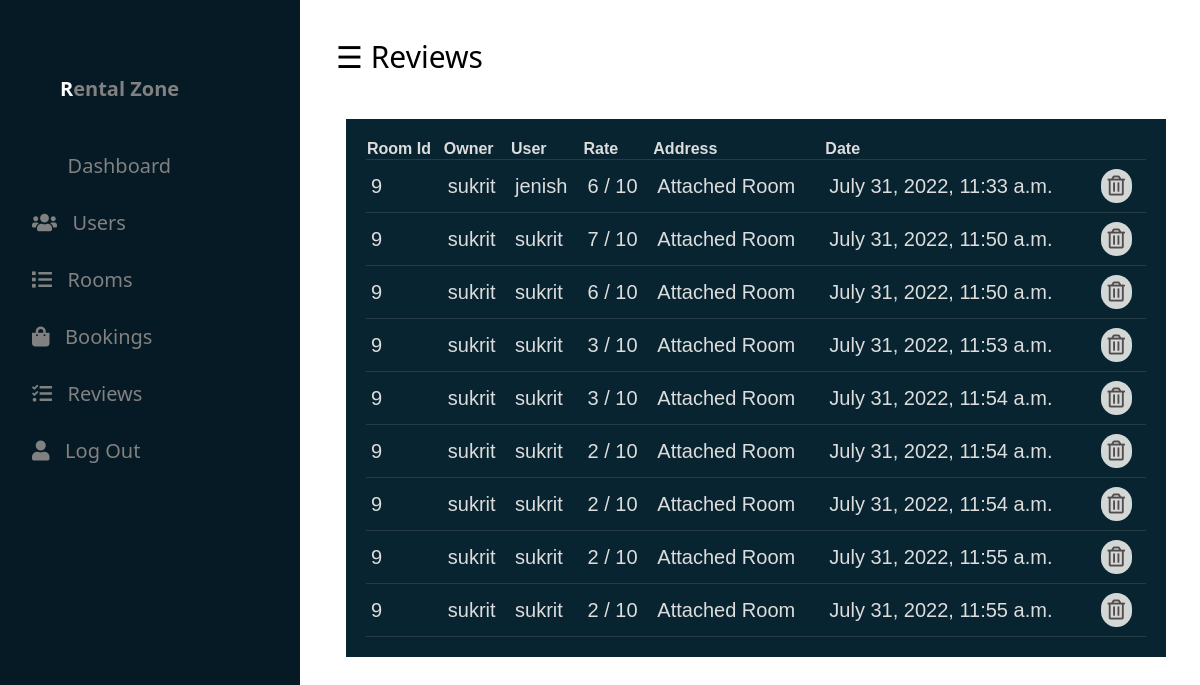
Page /accounts/dashReview/ on the earlier database version.
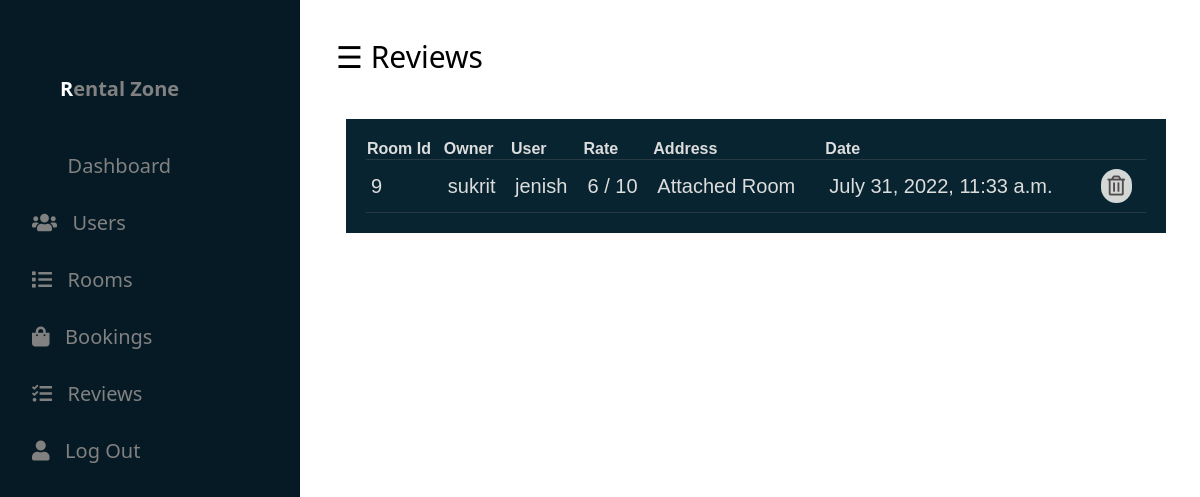
Same page on the later database version.
### rooms/models.py (models this page shows, shortened)
class Review(models.Model):
    user = models.ForeignKey(CustomUser, on_delete=models.CASCADE)
    room = models.ForeignKey(Room, on_delete=models.CASCADE)
    date = models.DateTimeField(auto_now=True,null=True,blank=True)
    text = models.TextField(max_length=3000,blank=True,null=True)
    rate = models.PositiveSmallIntegerField(choices=RATE_CHOICES,null=True,blank=True)

class Room(models.Model):
   owner = models.ForeignKey(CustomUser,on_delete=models.CASCADE)
   number_of_room = models.PositiveIntegerField(default=0,null=True,blank=True)
   available_rooms = models.PositiveIntegerField(default=0,null=True,blank=True)
   room_price = models.PositiveIntegerField(default=0,null=True,blank=True)
   area_of_room = models.CharField(max_length=45,null=True,blank=True)
   floor = models.CharField(max_length=45,null=True,blank=True)
   parking = models.BooleanField(default=False,null=True,blank=True)
   address = models.CharField(max_length=100,null=True,blank=True)
   city = models.CharField(max_length=25,null=True,blank=True)
   state = models.CharField(max_length=25,null=True,blank=True)
   country = models.CharField(max_length=25,null=True,blank=True)
   image1 =  models.ImageField(upload_to='rooms/', null=True, blank=True )
   image2 = models.ImageField(upload_to='rooms/', null=True, blank=True)
   image3 = models.ImageField(upload_to='rooms/', null=True, blank=True)
   image4 = models.ImageField(upload_to='rooms/', null=True, blank=True)
   description = models.TextField(null=True, blank=True)
   map_link= models.TextField(null=True, blank=True)

### accounts/models.py (models this page shows)
class CustomUser(models.Model):
    user = models.OneToOneField(User, on_delete=models.CASCADE)
    phone = models.CharField(max_length=10,null=True,blank=True)
    user_type = models.CharField(max_length=15,null=True,blank=True)
    address =  models.CharField(max_length=30, null=True,blank=True)
    certificate = models.ImageField(upload_to='photos/',null=True, blank=True)
    def __str__(self):
        return self.user.username

### accounts/views.py (the view)
# urls.py: path('dashReview/',views.dashReview,name="dashReview"),
def dashReview(request):
    rooms = Room.objects.all()
    reviews = Review.objects.all()
    context = {'rooms':rooms,'reviews':reviews}
    return render(request,'dashboard/dashReview.html',context)

### templates/dashboard/dashReview.html (shortened to what this page needs)
{% extends './dashBase.html' %}
{% load static %}
{% block content %}
<div id="main">
	<div class="head">
		<div class="col-div-6">
<span style="font-size:30px;cursor:pointer; color: rgb(0, 0, 0);" class="nav"  >&#9776;  Reviews</span>
</div>
</div>
	<br/>
	<div class="col-div-8">
		<div class="box-8">
		<div class="content-box">
  <table class="appointments">
    <thead>
      <tr>
        <th scope="col">Room Id</th>
        <th scope="col">Owner</th>
        <th scope="col">User</th>
        <th scope="col">Rate</th>
        <th scope="col">Address</th>
        <th scope="col" colspan="2">Date</th>
        <th></th>
      </tr>
  </thead>
  <tbody>
    {% for review in reviews %}
    <tr>
      <td>{{review.room.id}} </td>
      <td>{{review.room.owner}}</td>
      <td>{{review.user}}</td>
      <td>{{review.rate}} / 10</td>
      <td>{{review.room.address}} </td>
      <td >{{review.date}} </td>
      <td><a href=" {% url 'deleteReview' review.id %} "> <i class="far fa-trash-alt"></i></a></td>
    </tr>
   {% endfor %}
  </tbody>
</table>
        </div>
        </div>
        </div>
        </div>
    </body>
    {% endblock content %}

Differences in the rows shown:
removed Review: room.id "9", room.owner "sukrit", user "sukrit", rate "7", room.address "Attached Room", date "July 31, 2022, 11:50 a.m."
removed Review: room.id "9", room.owner "sukrit", user "sukrit", rate "6", room.address "Attached Room", date "July 31, 2022, 11:50 a.m."
removed Review: room.id "9", room.owner "sukrit", user "sukrit", rate "3", room.address "Attached Room", date "July 31, 2022, 11:53 a.m."
removed Review: room.id "9", room.owner "sukrit", user "sukrit", rate "3", room.address "Attached Room", date "July 31, 2022, 11:54 a.m."
removed Review: room.id "9", room.owner "sukrit", user "sukrit", rate "2", room.address "Attached Room", date "July 31, 2022, 11:54 a.m."
removed Review: room.id "9", room.owner "sukrit", user "sukrit", rate "2", room.address "Attached Room", date "July 31, 2022, 11:54 a.m."
removed Review: room.id "9", room.owner "sukrit", user "sukrit", rate "2", room.address "Attached Room", date "July 31, 2022, 11:55 a.m."
removed Review: room.id "9", room.owner "sukrit", user "sukrit", rate "2", room.address "Attached Room", date "July 31, 2022, 11:55 a.m."
